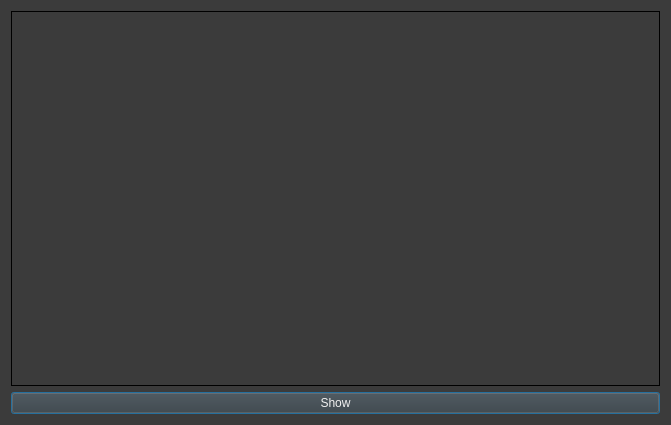
<?xml version="1.0" encoding="UTF-8"?>
<ui version="4.0">
 <class>Dialog</class>
 <widget class="QDialog" name="Dialog">
  <property name="geometry">
   <rect>
    <x>0</x>
    <y>0</y>
    <width>671</width>
    <height>425</height>
   </rect>
  </property>
  <property name="windowTitle">
   <string>Gesture Recognition and Control App V1</string>
  </property>
  <property name="styleSheet">
   <string notr="true">background-color: rgb(59, 59, 59);
</string>
  </property>
  <layout class="QVBoxLayout" name="verticalLayout">
   <item>
    <widget class="QLabel" name="imgLabel">
     <property name="autoFillBackground">
      <bool>false</bool>
     </property>
     <property name="frameShape">
      <enum>QFrame::Box</enum>
     </property>
     <property name="text">
      <string/>
     </property>
    </widget>
   </item>
   <item>
    <widget class="QPushButton" name="showBtn">
     <property name="toolTipDuration">
      <number>0</number>
     </property>
     <property name="styleSheet">
      <string notr="true">color:rgb(240, 240, 240); font: 75 10pt &quot;MS Shell Dlg 2&quot;;</string>
     </property>
     <property name="text">
      <string>Show</string>
     </property>
    </widget>
   </item>
  </layout>
 </widget>
 <resources/>
 <connections/>
</ui>
